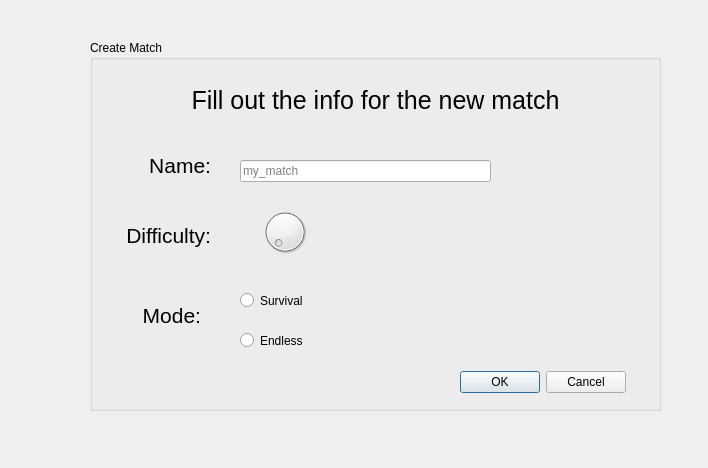
<?xml version="1.0" encoding="UTF-8"?>
<ui version="4.0">
 <class>create_match2</class>
 <widget class="QDialog" name="create_match2">
  <property name="geometry">
   <rect>
    <x>0</x>
    <y>0</y>
    <width>708</width>
    <height>468</height>
   </rect>
  </property>
  <property name="windowTitle">
   <string>Dialog</string>
  </property>
  <widget class="QGroupBox" name="groupBox">
   <property name="geometry">
    <rect>
     <x>90</x>
     <y>40</y>
     <width>571</width>
     <height>371</height>
    </rect>
   </property>
   <property name="title">
    <string>Create Match</string>
   </property>
   <widget class="QLabel" name="label_5">
    <property name="geometry">
     <rect>
      <x>50</x>
      <y>10</y>
      <width>471</width>
      <height>101</height>
     </rect>
    </property>
    <property name="font">
     <font>
      <pointsize>19</pointsize>
     </font>
    </property>
    <property name="text">
     <string>Fill out the info for the new match</string>
    </property>
    <property name="alignment">
     <set>Qt::AlignCenter</set>
    </property>
    <property name="wordWrap">
     <bool>true</bool>
    </property>
   </widget>
   <widget class="QLabel" name="label_6">
    <property name="geometry">
     <rect>
      <x>50</x>
      <y>110</y>
      <width>71</width>
      <height>31</height>
     </rect>
    </property>
    <property name="font">
     <font>
      <pointsize>16</pointsize>
     </font>
    </property>
    <property name="text">
     <string>Name:</string>
    </property>
    <property name="alignment">
     <set>Qt::AlignRight|Qt::AlignTrailing|Qt::AlignVCenter</set>
    </property>
   </widget>
   <widget class="QLabel" name="label_7">
    <property name="geometry">
     <rect>
      <x>10</x>
      <y>180</y>
      <width>111</width>
      <height>31</height>
     </rect>
    </property>
    <property name="font">
     <font>
      <pointsize>16</pointsize>
     </font>
    </property>
    <property name="text">
     <string>Difficulty:</string>
    </property>
    <property name="alignment">
     <set>Qt::AlignRight|Qt::AlignTrailing|Qt::AlignVCenter</set>
    </property>
   </widget>
   <widget class="QLabel" name="label_8">
    <property name="geometry">
     <rect>
      <x>40</x>
      <y>260</y>
      <width>71</width>
      <height>31</height>
     </rect>
    </property>
    <property name="font">
     <font>
      <pointsize>16</pointsize>
     </font>
    </property>
    <property name="text">
     <string>Mode:</string>
    </property>
    <property name="alignment">
     <set>Qt::AlignRight|Qt::AlignTrailing|Qt::AlignVCenter</set>
    </property>
   </widget>
   <widget class="QLineEdit" name="lineEdit_2">
    <property name="geometry">
     <rect>
      <x>150</x>
      <y>120</y>
      <width>251</width>
      <height>22</height>
     </rect>
    </property>
    <property name="alignment">
     <set>Qt::AlignLeading|Qt::AlignLeft|Qt::AlignVCenter</set>
    </property>
    <property name="placeholderText">
     <string>my_match</string>
    </property>
   </widget>
   <widget class="QDial" name="dial_2">
    <property name="geometry">
     <rect>
      <x>170</x>
      <y>160</y>
      <width>50</width>
      <height>64</height>
     </rect>
    </property>
    <property name="maximum">
     <number>3</number>
    </property>
   </widget>
   <widget class="QRadioButton" name="radioButton_3">
    <property name="geometry">
     <rect>
      <x>150</x>
      <y>250</y>
      <width>100</width>
      <height>21</height>
     </rect>
    </property>
    <property name="text">
     <string>Survival</string>
    </property>
   </widget>
   <widget class="QRadioButton" name="radioButton_4">
    <property name="geometry">
     <rect>
      <x>150</x>
      <y>290</y>
      <width>100</width>
      <height>21</height>
     </rect>
    </property>
    <property name="text">
     <string>Endless</string>
    </property>
   </widget>
   <widget class="QDialogButtonBox" name="buttonBox">
    <property name="geometry">
     <rect>
      <x>370</x>
      <y>330</y>
      <width>166</width>
      <height>24</height>
     </rect>
    </property>
    <property name="standardButtons">
     <set>QDialogButtonBox::Cancel|QDialogButtonBox::Ok</set>
    </property>
   </widget>
  </widget>
 </widget>
 <resources/>
 <connections/>
</ui>
